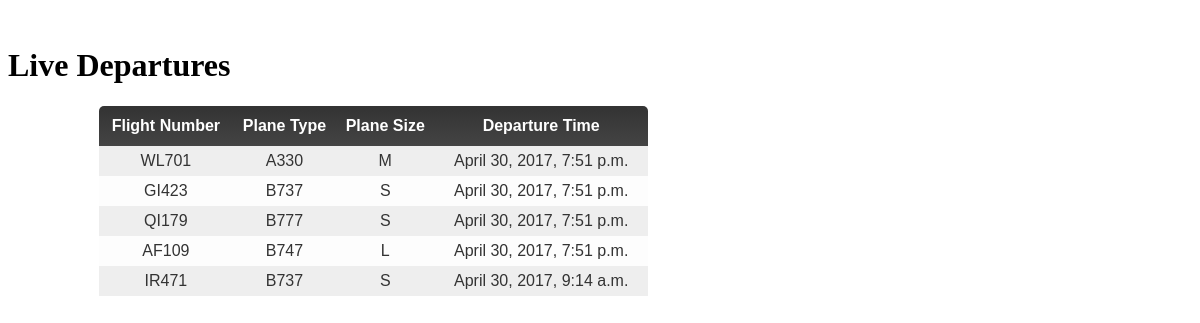
/flightsim/departures, run on the app's committed database.
### flightsim/models.py (models this page shows)
class Flight(models.Model):
	flight_no = models.CharField(max_length=10)
	arrival_time = models.DateTimeField('time_arrived', null=True, blank=True)
	departure_time = models.DateTimeField('time_departed')
	plane = models.ForeignKey(Plane, on_delete=models.CASCADE)
	gate_no = models.IntegerField(null=True, blank=True)

class Plane(models.Model):
	name = models.CharField(max_length=20)
	type = models.CharField(max_length=1)

### flightsim/views.py (the view)
def departures(request):
	latest_departures_list = Flight.objects.exclude(departure_time__isnull=True).order_by('-departure_time')[:5];
	context = {'latest_departures_list': latest_departures_list};
	return render(request, 'departures.html', context);

### flightsim/templates/departures.html (shortened to what this page needs)
﻿<!DOCTYPE html>
<html>
<head>
</head>
<body>
<h1> Live Departures</h1>
{% if latest_departures_list %}
	<table>
	<tr>
		<th></th>
		<th>Flight Number</th>
		<th>Plane Type</th>
		<th>Plane Size</th>
		<th>Departure Time</th>
	</tr>
	{% for flight in latest_departures_list %}
		<tr>
		<td></td>
		<td>{{flight.flight_no}}</td>
		<td>{{flight.plane.name}}</td>
		<td>{{flight.plane.type}}</td>
		<td>{{flight.departure_time}}</td>
		</tr>
	{% endfor %}
	</table>
{% else %}
	<p>No flights are available.</p>
{% endif %}
</body>
</html>

### flightsim/templates/departures.html (style rules this page uses)
table { color: #333; font-family: Helvetica, Arial, sans-serif; width: 640px; border-collapse: collapse; border-spacing: 0; }
td, th { border: 0 none; height: 30px; }
th { background: linear-gradient(#333 0%,#444 100%); color: #FFF; font-weight: bold; height: 40px; }
td { background: #FAFAFA; text-align: center; }
tr:nth-child(even) td { background: #EEE; }
tr:nth-child(odd) td { background: #FDFDFD; }
tr td:first-child, tr th:first-child { background: none; font-style: italic; font-weight: bold; font-size: 14px; text-align: right; padding-right: 10px; width: 80px; }
tr:first-child th:nth-child(2) { border-radius: 5px 0 0 0; }
tr:first-child th:last-child { border-radius: 0 5px 0 0; }

### data on the page
Flight: flight_no "WL701", plane.name "A330", plane.type "M", departure_time "April 30, 2017, 7:51 p.m."
Flight: flight_no "GI423", plane.name "B737", plane.type "S", departure_time "April 30, 2017, 7:51 p.m."
Flight: flight_no "QI179", plane.name "B777", plane.type "S", departure_time "April 30, 2017, 7:51 p.m."
Flight: flight_no "AF109", plane.name "B747", plane.type "L", departure_time "April 30, 2017, 7:51 p.m."
Flight: flight_no "IR471", plane.name "B737", plane.type "S", departure_time "April 30, 2017, 9:14 a.m."
